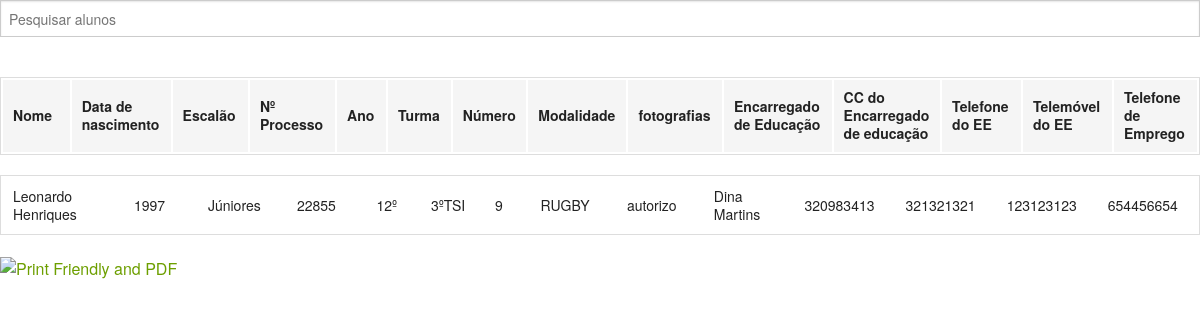
The app's page /pap_leonardo_v2.2/teste.php (signed in) with its own data.
### tables this page shows
CREATE TABLE IF NOT EXISTS `inscricao_alunos` (
  `n_processo` varchar(100) NOT NULL,
  `EE` varchar(100) NOT NULL,
  `CCEE` varchar(100) NOT NULL,
  `nome_aluno` varchar(100) NOT NULL,
  `nascimento` varchar(20) NOT NULL,
  `escalao` varchar(13) NOT NULL,
  `n_turma` varchar(100) NOT NULL,
  `turma` varchar(100) NOT NULL,
  `ano` varchar(10) NOT NULL,
  `modalidade` varchar(100) NOT NULL,
  `autorizacao` varchar(100) NOT NULL,
  `telefone` varchar(14) NOT NULL,
  `telemovel` varchar(14) NOT NULL,
  `telefonee` varchar(14) NOT NULL,
  `inscrito` int(11) DEFAULT NULL
);

### pap_leonardo_v2.2/teste.php (the view, shortened to what this page needs)
<!DOCTYPE html>
<html class=" js flexbox flexboxlegacy canvas canvastext webgl no-touch geolocation postmessage websqldatabase indexeddb hashchange history draganddrop websockets rgba hsla multiplebgs backgroundsize borderimage borderradius boxshadow textshadow opacity cssanimations csscolumns cssgradients cssreflections csstransforms csstransforms3d csstransitions fontface generatedcontent video audio localstorage sessionstorage webworkers applicationcache svg inlinesvg smil svgclippaths" lang="en" data-useragent="Mozilla/5.0 (Windows NT 6.1; WOW64) AppleWebKit/537.36 (KHTML, like Gecko) Chrome/40.0.2214.115 Safari/537.36"><head><meta http-equiv="Content-Type" content="text/html; charset=UTF-8">
<link rel="stylesheet" href="http://foundation.zurb.com/assets/css/templates/foundation.css">
<link rel="stylesheet" href="foundation-icons/foundation-icons.css" />
    <link rel="stylesheet" href="css/foundation.css">
</head>
<body>
<?php
        $result = "SELECT nome_aluno,n_processo,escalao,ano,turma,n_turma,modalidade,autorizacao,EE,CCEE,telefone,telemovel,nascimento,telefonee FROM inscricao_alunos WHERE inscrito=1 ORDER BY modalidade ASC,n_processo ASC";
		$rs = mysql_query($result);
?>
	<input type="text" id="search" placeholder="Pesquisar alunos" />
<br>
<table id="" align="center">
  <thead>
    <tr>
      <th width="200">Nome</th>
      <th width="120">Data de nascimento</th>
      <th width="120">Escalão</th>
      <th width="120">Nº Processo</th>
      <th width="80">Ano</th>
      <th width="80">Turma</th>
      <th width="80">Número</th>
      <th width="120">Modalidade</th>
      <th width="120">fotografias</th>
      <th width="140">Encarregado de Educação</th>
      <th width="120">CC do Encarregado de educação</th>
      <th width="120">Telefone do EE</th>
      <th width="120">Telemóvel do EE</th>
      <th width="120">Telefone de Emprego</th>
    </tr>
  </thead>
  </table>
  <table id="tabela" align="center">
  <?php
  while($row = mysql_fetch_array($rs))
	{
	   echo  "<tr>";
	   echo   "<td width='200'>" . $row['nome_aluno'] ."</td>";
	   echo   "<td width='120'>" . $row['nascimento'] ."</td>";
	   echo   "<td width='120'>" . $row['escalao'] ."</td>";
	   echo   "<td width='120'>" . $row['n_processo'] ."</td>";
	   echo   "<td width='80'>" . $row['ano'] ."</td>";
	   echo   "<td width='80'>" . $row['turma'] ."</td>";
	   echo   "<td width='80'>" . $row['n_turma'] ."</td>";
	   echo   "<td width='120'>" . $row['modalidade'] ."</td>";
	   echo   "<td width='120'>" . $row['autorizacao'] ."</td>";
	   echo   "<td width='140'>" . $row['EE'] ."</td>";
	   echo   "<td width='120'>" . $row['CCEE'] ."</td>";
	   echo   "<td width='120'>" . $row['telefone'] ."</td>";
	   echo   "<td width='120'>" . $row['telemovel'] ."</td>";
	   echo   "<td width='120'>" . $row['telefonee'] ."</td>";
	   echo "</tr>";
	}
    ?>
</table>
<a href="http://www.printfriendly.com" style="color:#6D9F00;text-decoration:none;" class="printfriendly" onclick="window.print();return false;" title="Printer Friendly and PDF"><img style="border:none;-webkit-box-shadow:none;box-shadow:none;" src="http://cdn.printfriendly.com/button-print-gry20.png" alt="Print Friendly and PDF"/></a>
</body>
</html>

### records on screen
inscricao_alunos: nome_aluno "Leonardo Henriques", nascimento "1997", escalao "Júniores", n_processo "22855", ano "12º", turma "3ºTSI", n_turma "9", modalidade "RUGBY", autorizacao "autorizo", EE "Dina Martins", CCEE "320983413", telefone "321321321", telemovel "123123123", telefonee "654456654"
